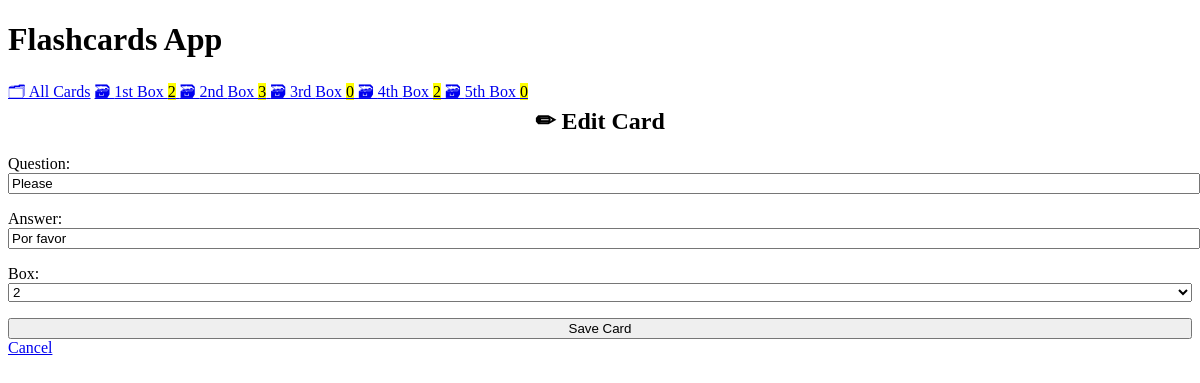
Page /edit/2 on the committed database.
### cards/models.py (models this page shows, shortened)
class Card(models.Model):
    question = models.CharField(max_length=100)
    answer = models.CharField(max_length=100)
    box = models.IntegerField(
        choices=zip(BOXES, BOXES),
        default=BOXES[0],
    )
    date_created = models.DateTimeField(auto_now_add=True)

### cards/views.py (the view)
class CardUpdateView(CardCreateView, UpdateView):
    success_url = reverse_lazy("card-list")

### cards/templatetags/cards_tags.py (called while the page is built)
@register.inclusion_tag("cards/box_links.html")
def boxes_as_links():
    boxes = []
    for box_num in BOXES:
        card_count = Card.objects.filter(box=box_num).count()
        boxes.append({
            "number": box_num,
            "card_count": card_count,
        })
    return {"boxes": boxes}

### cards/templates/cards/card_form.html (shortened to what this page needs)
{% extends "cards/base.html" %}
{% block content %}
    {% if card %}
        <h2>✏ Edit Card</h2>
    {% else %}
        <h2>✨ Create New Card</h2>
    {% endif %}
    <form method="post">
        {{ form.as_p }}
        <input type="submit" value="Save Card">
    </form>
    <a href="{% url 'card-list' %}">
        Cancel
    </a>
{% endblock %}

### cards/templates/cards/base.html (shortened to what this page needs)
<!DOCTYPE html>
<html lang="en">
<head>
    <link rel="stylesheet" href="https://cdn.simplecss.org/simple.min.css">
</head>
<body>
    <header>
        <h1>Flashcards App</h1>
        {% include "cards/navigation.html" %}
    </header>
    <main>
        {% block content %}{% endblock content %}
    </main>
</body>
</html>

### cards/templates/cards/navigation.html
{% load cards_tags %}
<nav>
    <a href="{% url 'card-list' %}">🗂 All Cards</a>
    {% boxes_as_links %}
</nav>

### cards/templates/cards/box_links.html
{% load humanize %}
{% for box in boxes %}
    <a href="{% url 'box' box_num=box.number %}">
        🗃 {{ box.number | ordinal }} Box <mark>{{ box.card_count }}</mark>
    </a>
{% endfor %}

### cards/templates/cards/base.html (style rules this page uses)
:root { --accent: #6e48ad; --accent-bg: white; --bg: #fff; --text: #212121; --text-light: #585858; --border: #d8dae1; --code: #d81b60; --preformatted: #444; }
h2 { text-align: center; }
h2, h4 { margin-top: 0; }
input, select, textarea { width: 100%; }

### rows in the picture
Card: question "Please", answer "Por favor", box "2"

### other values in the picture
{{ box.number | ordinal }} "1st" "2nd" "3rd" "4th" "5th"
{{ box.card_count }} "2" "3" "0" "2" "0"
